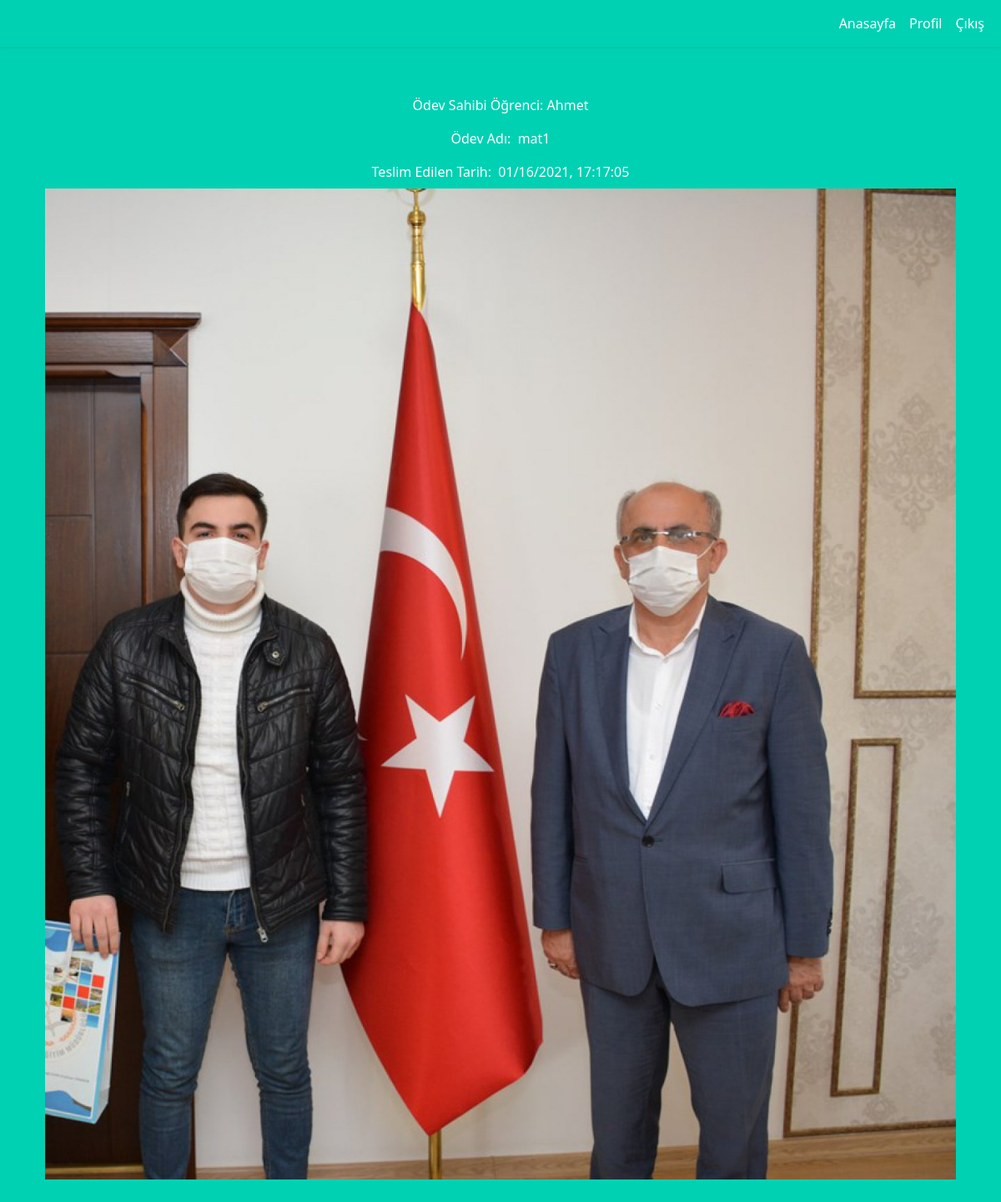
The page /checkassignment/1/4 (signed in) on the database its author committed.
### models/model.py (models this page shows, shortened)
class students(db.Model):
    __tablename__ = 'studentTable'
    student_id = db.Column(db.Integer, primary_key=True)
    name = db.Column(db.String(50), nullable=False)
    password = db.Column(db.String(20), nullable=False)
    @classmethod
    def get_student_by_id(cls, student_id):
        bulunan_student = students.query.filter_by(student_id=student_id).first()
        if bulunan_student:
            return bulunan_student
        else:
            return "Öğrenci bulunamadı"

class assignments(db.Model):
    assignment_id = db.Column(db.Integer, primary_key=True)
    room_id = db.Column(db.Integer, db.ForeignKey(rooms.room_id), nullable=False)
    message = db.Column(db.String(255), nullable=False)
    name = db.Column(db.String(255), nullable=True)
    assignment_date = db.Column(db.DateTime, nullable=False, default=datetime.now())
    @classmethod
    def get_assignment(cls, assignment_id):
        aranan_odev = assignments.query.filter_by(assignment_id=assignment_id).first()
        if aranan_odev:
            return aranan_odev
        else:
            return "Ödev bulunamadı"

class submitted_assignments(db.Model):
    submitted_assignments_id = db.Column(db.Integer, primary_key=True)
    assignment_id = db.Column(db.Integer, db.ForeignKey(assignments.assignment_id), nullable=False)
    student_id = db.Column(db.Integer, db.ForeignKey(students.student_id), nullable=False)
    comment_of_teacher = db.Column(db.String(2000), nullable=True)
    path_of_image = db.Column(db.String(500), nullable=False)
    delivery_date = db.Column(db.DateTime, default=datetime.now())
    @classmethod
    def get_submitted_assignment_by_assignment_and_student(cls, assignment_id, student_id):
        ogrencinin_odevi = submitted_assignments.query.filter_by(assignment_id=assignment_id,
                                                                 student_id=student_id).first()
        if ogrencinin_odevi:
            return ogrencinin_odevi
        else:
            return "Öğrenci ödevi teslim etmemiştir."

### teacherController.py (the view)
@teacherController.route('/checkassignment/<student_id>/<assignment_id>')
@teacher_login_required
def checkassignment(student_id, assignment_id):
    ogr = students.get_student_by_id(student_id)
    odev = assignments.get_assignment(assignment_id)
    teslim_edilen_odev = submitted_assignments.get_submitted_assignment_by_assignment_and_student(assignment_id,
                                                                                                  student_id)
    formatli_tarih = teslim_edilen_odev.delivery_date
    sayfada_gorulecek_veriler = dict([
        ("ogrenci_adi", ogr.name),
        ("odev_adi", odev.name),
        ("gorsel_path", teslim_edilen_odev.path_of_image),
        ("teslim_tarihi", formatli_tarih.strftime("%m/%d/%Y, %H:%M:%S"))
    ])
    return render_template("teacherView/checkassignment.html", sayfada_gorulecek_veriler=sayfada_gorulecek_veriler)

### teacherController.py (called while the page is built)
def teacher_login_required(f):
    @wraps(f)
    def wrap(*args, **kwargs):
        if not session.get(
                "teacher_name") is None:  # Session da teacher_name bilgisinin varlığını kontrol ederek yapmaktadır.
            return f(*args, **kwargs)
        else:
            flash("Lütfen sisteme giriş yapınız")
            return redirect(url_for("index"))
    return wrap

### templates/teacherView/checkassignment.html
{% extends "teacherView/tmain.html"%}
{% block content %}
<div class="container text-start" style="margin-top:50px;">
    <div class="d-flex flex-row justify-content-center">
        <div class="p-2"></div>
        <div class="p-2">Ödev Sahibi Öğrenci: {{ sayfada_gorulecek_veriler["ogrenci_adi"] }}
        </div>
        <div class="p-2"></div>
    </div>
    <div class="d-flex flex-row justify-content-center">
        <div class="p-2"></div>
        <div class="p-2">Ödev Adı: 	&nbsp;{{ sayfada_gorulecek_veriler["odev_adi"] }}
        </div>
        <div class="p-2"></div>
    </div>
    <div class="d-flex flex-row justify-content-center">
        <div class="p-2"></div>
        <div class="p-2">Teslim Edilen Tarih:	&nbsp;{{
            sayfada_gorulecek_veriler["teslim_tarihi"] }}
        </div>
        <div class="p-2"></div>
    </div>
<img src="{{ url_for('static', filename=sayfada_gorulecek_veriler['gorsel_path']) }}" class="img-fluid" >
</div>
{% endblock %}

### templates/teacherView/tmain.html (style rules this page uses)
body { color:white; padding-bottom: 40px; background-color: #00D1B2; }

### rows shown on the page
students: ogrenci_adi "Ahmet"
assignments: odev_adi "mat1"
submitted_assignments: path_of_image (picture)

### other values the page prints
{{ sayfada_gorulecek_veriler["teslim_tarihi"] }} "01/16/2021, 17:17:05"
